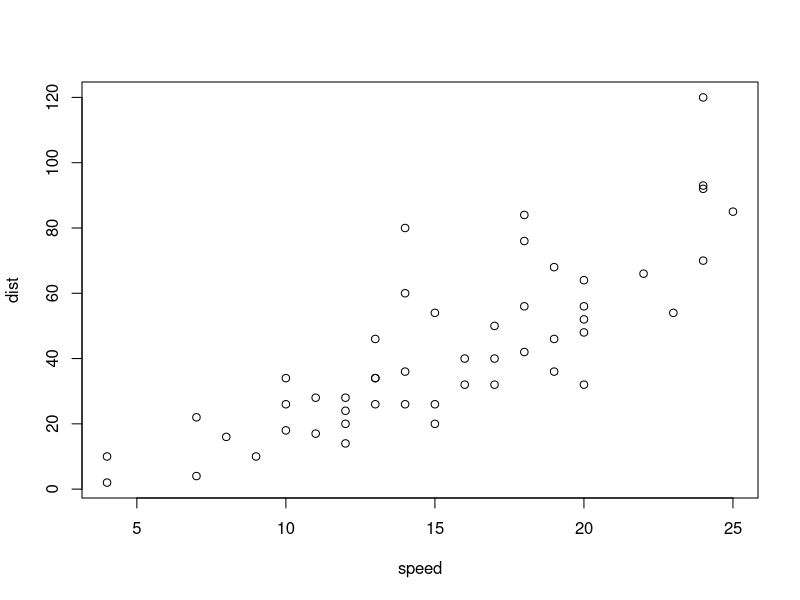
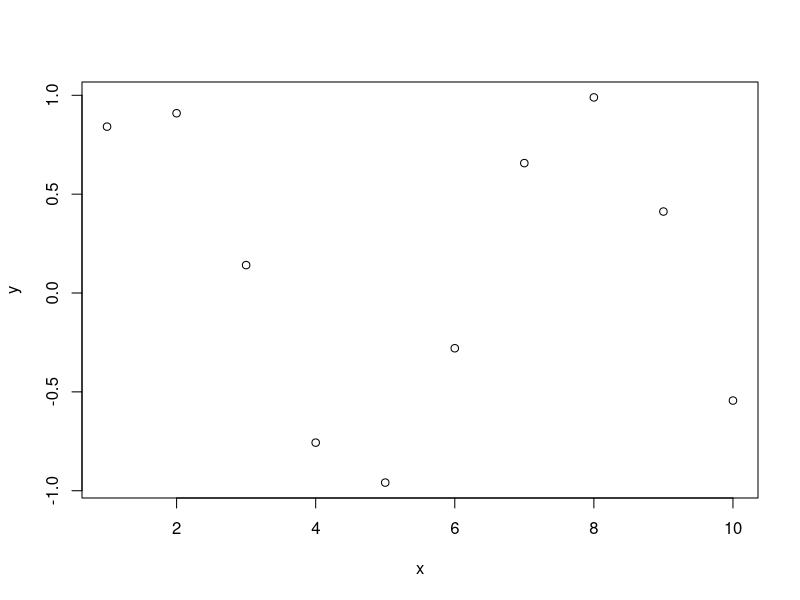

These figures' R source, in order: (Note: this script raises an error after producing the figures.)
print('hello')
?mean

plot(cars)
mydf <- cars

x <- 1:10
y <- sin(x)
plot(x,y)


a <- c(1:10)
aa <- c(1,3,5,7,9)
aa[c(2,4)]


c(1,3,5)

b <- c(TRUE,FALSE,FALSE,TRUE)
b[c(2:4)]

s[c(4:6)]

s <- c("Red","Blue","Black","Red","Blue","Black")

vector("character", length=5)
vector("logical",length =5 )
vector("numeric", length = 10)


my_mat <- matrix(s,nrow = 3, byrow = T )
my_mat[2,2]
my_mat[1,2]


